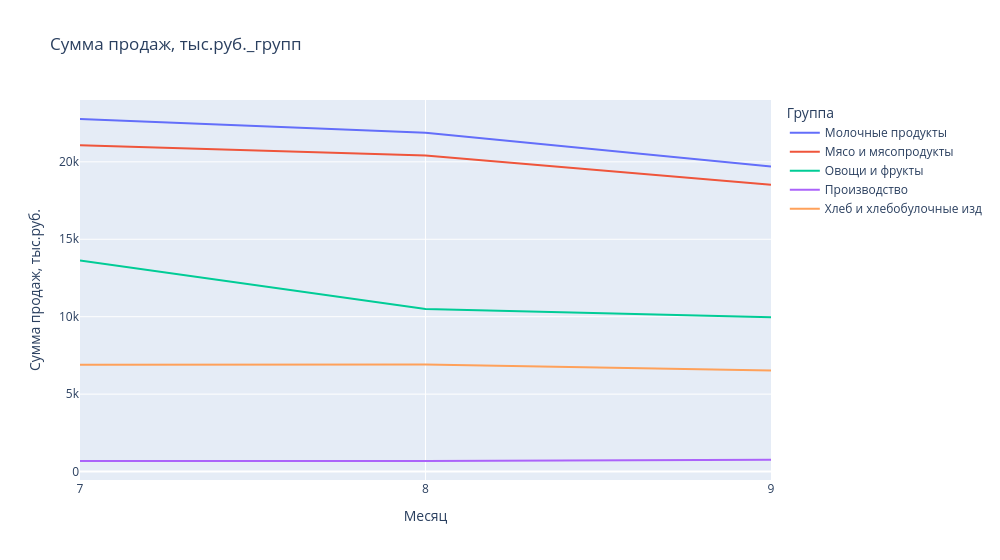
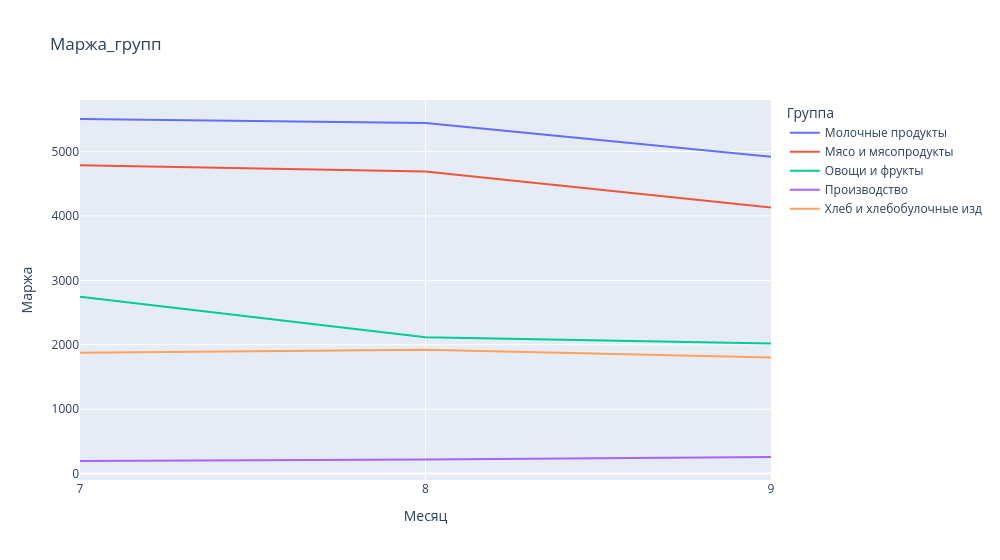
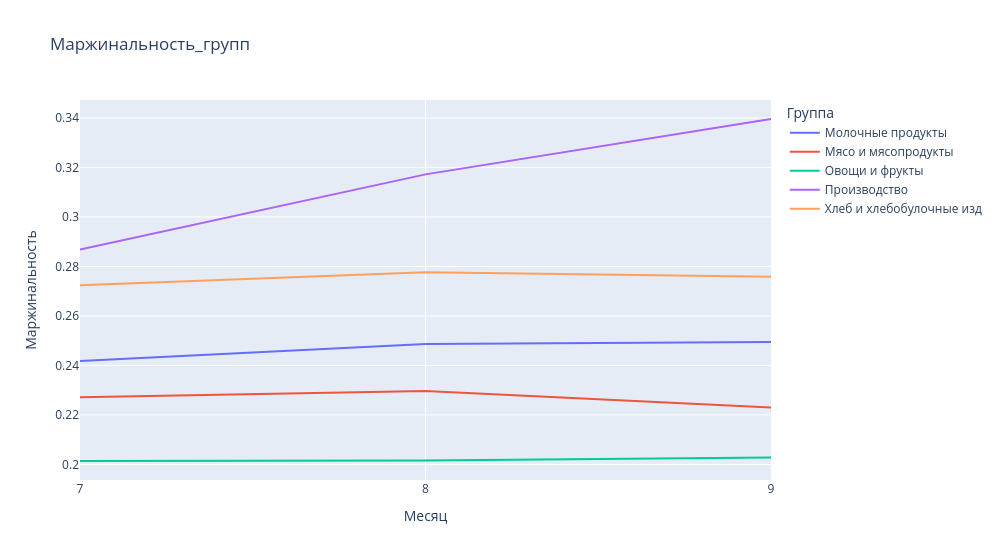
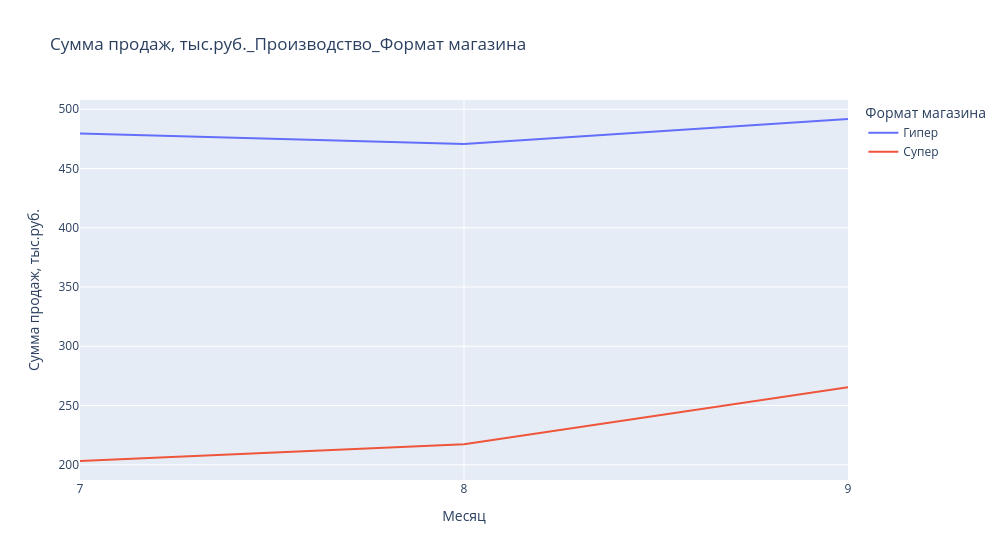

Notebook code cell kept with these figures, in order:
### Code cell
total_grup=df.groupby(['Месяц','Группа'], as_index=False).agg({'Сумма продаж, тыс.руб.':'sum','Себестоимость продаж, тыс.руб.':'sum'}).assign(Маржа=lambda x: x['Сумма продаж, тыс.руб.']-x['Себестоимость продаж, тыс.руб.']).assign(Маржинальность=lambda x: x['Маржа']/x['Сумма продаж, тыс.руб.'])
total_grup['dolya']=total_grup['Сумма продаж, тыс.руб.']/total_grup.groupby('Месяц')['Сумма продаж, тыс.руб.'].transform('sum')
total_grup['izm_mm']=total_grup.sort_values(['Месяц']).groupby('Группа')['Сумма продаж, тыс.руб.'].pct_change()
print('='*50, "Сегмент - Группы\n")
display(total_grup)
metrics_t=['Сумма продаж, тыс.руб.','Маржа', 'Маржинальность']
for m in metrics_t:
    fig_tot=px.line(total_grup.astype({'Месяц':str}), x='Месяц',y=m, color='Группа', title=f'{m}_групп', width=1000)
    fig_tot.show()



proiz=df.query('Группа=="Производство"').assign(Маржа=lambda x: x['Сумма продаж, тыс.руб.']-x['Себестоимость продаж, тыс.руб.'])
metrics=['Сумма продаж, тыс.руб.','Маржа']

def agg_cat(t, cat):

    agg_t=t.groupby(['Месяц',cat], as_index=False).agg({'Сумма продаж, тыс.руб.':'sum','Маржа':'sum'})
    agg_t['Изменения продаж м/м']=agg_t.groupby(cat)['Сумма продаж, тыс.руб.'].pct_change()
    for m in metrics:
        fig=px.line(agg_t.astype({'Месяц':str}), x='Месяц', y=m, color=cat, title=f'{m}_Производство_{cat}',width=1000)
        fig.show()
    fig_1=px.bar(agg_t.astype({'Месяц':str}), x='Месяц', y='Изменения продаж м/м', color=cat, barmode='group', title=f'Изменение продаж м/м - {cat}',width=1000)
    fig_1.show()

    return agg_t

print('='*50,"Сегмент - Формат магазина\n")
display(agg_cat(proiz,'Формат магазина'))
print('='*50, "Сегмент - Магазины\n")
display(agg_cat(proiz,'Магазин'))

### Figure 1 — Plotly figure (JSON) as saved in the notebook; plotly's stock layout.template omitted (floating-point values rounded to 4 significant figures)
{"data": [{"hovertemplate": "Группа=Молочные продукты<br>Месяц=%{x}<br>Сумма продаж, тыс.руб.=%{y}<extra></extra>", "legendgroup": "Молочные продукты", "line": {"color": "#636efa", "dash": "solid"}, "marker": {"symbol": "circle"}, "mode": "lines", "name": "Молочные продукты", "orientation": "v", "showlegend": true, "type": "scatter", "x": ["7", "8", "9"], "xaxis": "x", "y": [22770.0, 21890.0, 19710.0], "yaxis": "y"}, {"hovertemplate": "Группа=Мясо и мясопродукты<br>Месяц=%{x}<br>Сумма продаж, тыс.руб.=%{y}<extra></extra>", "legendgroup": "Мясо и мясопродукты", "line": {"color": "#EF553B", "dash": "solid"}, "marker": {"symbol": "circle"}, "mode": "lines", "name": "Мясо и мясопродукты", "orientation": "v", "showlegend": true, "type": "scatter", "x": ["7", "8", "9"], "xaxis": "x", "y": [21080.0, 20410.0, 18520.0], "yaxis": "y"}, {"hovertemplate": "Группа=Овощи и фрукты<br>Месяц=%{x}<br>Сумма продаж, тыс.руб.=%{y}<extra></extra>", "legendgroup": "Овощи и фрукты", "line": {"color": "#00cc96", "dash": "solid"}, "marker": {"symbol": "circle"}, "mode": "lines", "name": "Овощи и фрукты", "orientation": "v", "showlegend": true, "type": "scatter", "x": ["7", "8", "9"], "xaxis": "x", "y": [13640.0, 10490.0, 9959.0], "yaxis": "y"}, {"hovertemplate": "Группа=Производство<br>Месяц=%{x}<br>Сумма продаж, тыс.руб.=%{y}<extra></extra>", "legendgroup": "Производство", "line": {"color": "#ab63fa", "dash": "solid"}, "marker": {"symbol": "circle"}, "mode": "lines", "name": "Производство", "orientation": "v", "showlegend": true, "type": "scatter", "x": ["7", "8", "9"], "xaxis": "x", "y": [682.8, 688.0, 757.2], "yaxis": "y"}, {"hovertemplate": "Группа=Хлеб и хлебобулочные изд<br>Месяц=%{x}<br>Сумма продаж, тыс.руб.=%{y}<extra></extra>", "legendgroup": "Хлеб и хлебобулочные изд", "line": {"color": "#FFA15A", "dash": "solid"}, "marker": {"symbol": "circle"}, "mode": "lines", "name": "Хлеб и хлебобулочные изд", "orientation": "v", "showlegend": true, "type": "scatter", "x": ["7", "8", "9"], "xaxis": "x", "y": [6893.0, 6920.0, 6528.0], "yaxis": "y"}], "layout": {"legend": {"title": {"text": "Группа"}, "tracegroupgap": 0}, "title": {"text": "Сумма продаж, тыс.руб._групп"}, "width": 1000, "xaxis": {"anchor": "y", "domain": [0, 1], "title": {"text": "Месяц"}}, "yaxis": {"anchor": "x", "domain": [0, 1], "title": {"text": "Сумма продаж, тыс.руб."}}}}

### Figure 2 — Plotly figure (JSON) as saved in the notebook; plotly's stock layout.template omitted (floating-point values rounded to 4 significant figures)
{"data": [{"hovertemplate": "Группа=Молочные продукты<br>Месяц=%{x}<br>Маржа=%{y}<extra></extra>", "legendgroup": "Молочные продукты", "line": {"color": "#636efa", "dash": "solid"}, "marker": {"symbol": "circle"}, "mode": "lines", "name": "Молочные продукты", "orientation": "v", "showlegend": true, "type": "scatter", "x": ["7", "8", "9"], "xaxis": "x", "y": [5505.0, 5441.0, 4917.0], "yaxis": "y"}, {"hovertemplate": "Группа=Мясо и мясопродукты<br>Месяц=%{x}<br>Маржа=%{y}<extra></extra>", "legendgroup": "Мясо и мясопродукты", "line": {"color": "#EF553B", "dash": "solid"}, "marker": {"symbol": "circle"}, "mode": "lines", "name": "Мясо и мясопродукты", "orientation": "v", "showlegend": true, "type": "scatter", "x": ["7", "8", "9"], "xaxis": "x", "y": [4787.0, 4688.0, 4129.0], "yaxis": "y"}, {"hovertemplate": "Группа=Овощи и фрукты<br>Месяц=%{x}<br>Маржа=%{y}<extra></extra>", "legendgroup": "Овощи и фрукты", "line": {"color": "#00cc96", "dash": "solid"}, "marker": {"symbol": "circle"}, "mode": "lines", "name": "Овощи и фрукты", "orientation": "v", "showlegend": true, "type": "scatter", "x": ["7", "8", "9"], "xaxis": "x", "y": [2747.0, 2115.0, 2020.0], "yaxis": "y"}, {"hovertemplate": "Группа=Производство<br>Месяц=%{x}<br>Маржа=%{y}<extra></extra>", "legendgroup": "Производство", "line": {"color": "#ab63fa", "dash": "solid"}, "marker": {"symbol": "circle"}, "mode": "lines", "name": "Производство", "orientation": "v", "showlegend": true, "type": "scatter", "x": ["7", "8", "9"], "xaxis": "x", "y": [195.9, 218.2, 257.1], "yaxis": "y"}, {"hovertemplate": "Группа=Хлеб и хлебобулочные изд<br>Месяц=%{x}<br>Маржа=%{y}<extra></extra>", "legendgroup": "Хлеб и хлебобулочные изд", "line": {"color": "#FFA15A", "dash": "solid"}, "marker": {"symbol": "circle"}, "mode": "lines", "name": "Хлеб и хлебобулочные изд", "orientation": "v", "showlegend": true, "type": "scatter", "x": ["7", "8", "9"], "xaxis": "x", "y": [1878.0, 1921.0, 1801.0], "yaxis": "y"}], "layout": {"legend": {"title": {"text": "Группа"}, "tracegroupgap": 0}, "title": {"text": "Маржа_групп"}, "width": 1000, "xaxis": {"anchor": "y", "domain": [0, 1], "title": {"text": "Месяц"}}, "yaxis": {"anchor": "x", "domain": [0, 1], "title": {"text": "Маржа"}}}}

### Figure 3 — Plotly figure (JSON) as saved in the notebook; plotly's stock layout.template omitted (floating-point values rounded to 4 significant figures)
{"data": [{"hovertemplate": "Группа=Молочные продукты<br>Месяц=%{x}<br>Маржинальность=%{y}<extra></extra>", "legendgroup": "Молочные продукты", "line": {"color": "#636efa", "dash": "solid"}, "marker": {"symbol": "circle"}, "mode": "lines", "name": "Молочные продукты", "orientation": "v", "showlegend": true, "type": "scatter", "x": ["7", "8", "9"], "xaxis": "x", "y": [0.2418, 0.2486, 0.2495], "yaxis": "y"}, {"hovertemplate": "Группа=Мясо и мясопродукты<br>Месяц=%{x}<br>Маржинальность=%{y}<extra></extra>", "legendgroup": "Мясо и мясопродукты", "line": {"color": "#EF553B", "dash": "solid"}, "marker": {"symbol": "circle"}, "mode": "lines", "name": "Мясо и мясопродукты", "orientation": "v", "showlegend": true, "type": "scatter", "x": ["7", "8", "9"], "xaxis": "x", "y": [0.2271, 0.2297, 0.223], "yaxis": "y"}, {"hovertemplate": "Группа=Овощи и фрукты<br>Месяц=%{x}<br>Маржинальность=%{y}<extra></extra>", "legendgroup": "Овощи и фрукты", "line": {"color": "#00cc96", "dash": "solid"}, "marker": {"symbol": "circle"}, "mode": "lines", "name": "Овощи и фрукты", "orientation": "v", "showlegend": true, "type": "scatter", "x": ["7", "8", "9"], "xaxis": "x", "y": [0.2014, 0.2016, 0.2028], "yaxis": "y"}, {"hovertemplate": "Группа=Производство<br>Месяц=%{x}<br>Маржинальность=%{y}<extra></extra>", "legendgroup": "Производство", "line": {"color": "#ab63fa", "dash": "solid"}, "marker": {"symbol": "circle"}, "mode": "lines", "name": "Производство", "orientation": "v", "showlegend": true, "type": "scatter", "x": ["7", "8", "9"], "xaxis": "x", "y": [0.2869, 0.3172, 0.3396], "yaxis": "y"}, {"hovertemplate": "Группа=Хлеб и хлебобулочные изд<br>Месяц=%{x}<br>Маржинальность=%{y}<extra></extra>", "legendgroup": "Хлеб и хлебобулочные изд", "line": {"color": "#FFA15A", "dash": "solid"}, "marker": {"symbol": "circle"}, "mode": "lines", "name": "Хлеб и хлебобулочные изд", "orientation": "v", "showlegend": true, "type": "scatter", "x": ["7", "8", "9"], "xaxis": "x", "y": [0.2724, 0.2777, 0.2759], "yaxis": "y"}], "layout": {"legend": {"title": {"text": "Группа"}, "tracegroupgap": 0}, "title": {"text": "Маржинальность_групп"}, "width": 1000, "xaxis": {"anchor": "y", "domain": [0, 1], "title": {"text": "Месяц"}}, "yaxis": {"anchor": "x", "domain": [0, 1], "title": {"text": "Маржинальность"}}}}

### Figure 4 — Plotly figure (JSON) as saved in the notebook; plotly's stock layout.template omitted (floating-point values rounded to 4 significant figures)
{"data": [{"hovertemplate": "Формат магазина=Гипер<br>Месяц=%{x}<br>Сумма продаж, тыс.руб.=%{y}<extra></extra>", "legendgroup": "Гипер", "line": {"color": "#636efa", "dash": "solid"}, "marker": {"symbol": "circle"}, "mode": "lines", "name": "Гипер", "orientation": "v", "showlegend": true, "type": "scatter", "x": ["7", "8", "9"], "xaxis": "x", "y": [479.6, 470.8, 491.8], "yaxis": "y"}, {"hovertemplate": "Формат магазина=Супер<br>Месяц=%{x}<br>Сумма продаж, тыс.руб.=%{y}<extra></extra>", "legendgroup": "Супер", "line": {"color": "#EF553B", "dash": "solid"}, "marker": {"symbol": "circle"}, "mode": "lines", "name": "Супер", "orientation": "v", "showlegend": true, "type": "scatter", "x": ["7", "8", "9"], "xaxis": "x", "y": [203.2, 217.2, 265.4], "yaxis": "y"}], "layout": {"legend": {"title": {"text": "Формат магазина"}, "tracegroupgap": 0}, "title": {"text": "Сумма продаж, тыс.руб._Производство_Формат магазина"}, "width": 1000, "xaxis": {"anchor": "y", "domain": [0, 1], "title": {"text": "Месяц"}}, "yaxis": {"anchor": "x", "domain": [0, 1], "title": {"text": "Сумма продаж, тыс.руб."}}}}
